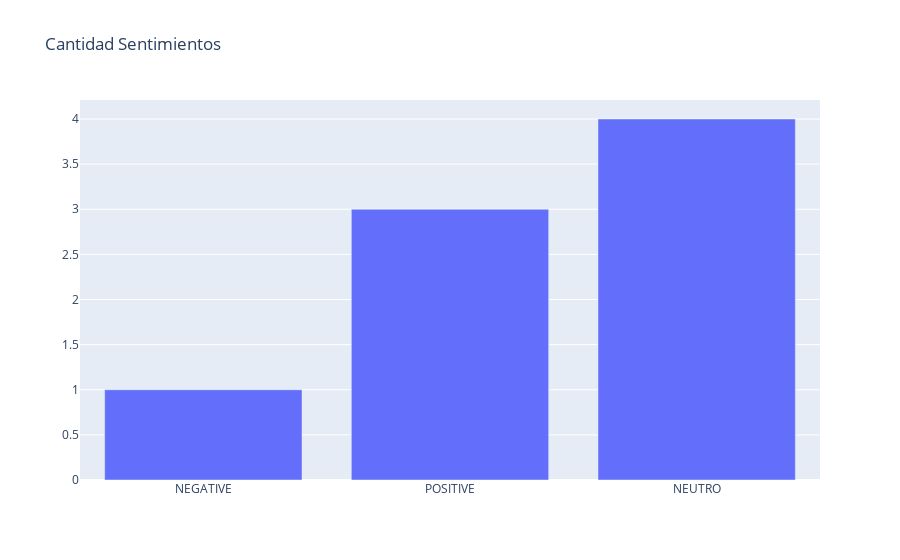

The cell this chart's notebook holds for it:
### Markdown cell above
###  `[BONUS 5pts]` : Diagrama de barras de la pregunta 3

###  `[BONUS 7pts]` : Nubes de palabras por sentimiento

### Code cell
import plotly.graph_objs as go
from plotly.offline import download_plotlyjs, init_notebook_mode, plot, iplot

trace = go.Bar(x=cant_senti.sent_palabra.values[:15],
               y=cant_senti.cnt.values[:15])

layout = go.Layout(title='Cantidad Sentimientos')

fig = go.Figure(data=[trace], layout=layout)
iplot(fig)

### Figure 1 — Plotly figure (JSON) as saved in the notebook; plotly's stock layout.template omitted (floating-point values rounded to 4 significant figures)
{"data": [{"type": "bar", "x": ["NEGATIVE", "POSITIVE", "NEUTRO"], "y": [1, 3, 4]}], "layout": {"title": {"text": "Cantidad Sentimientos"}}}
